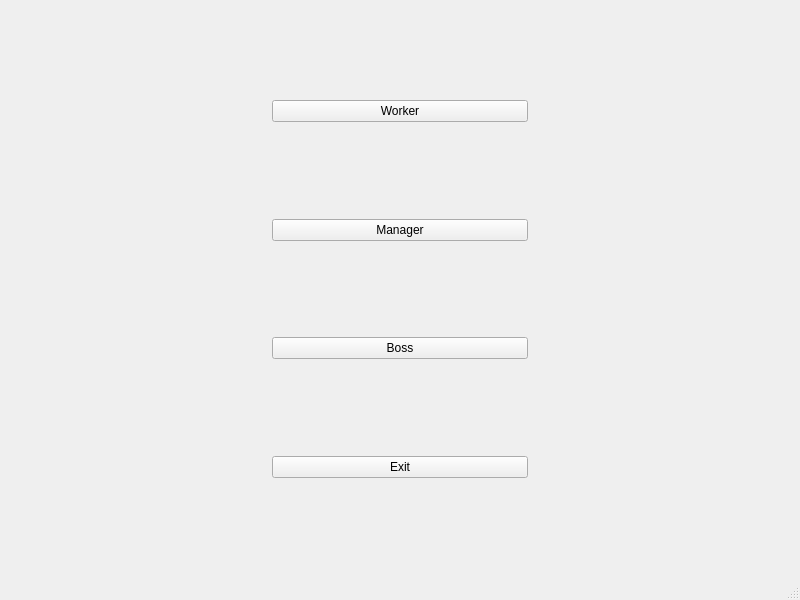
<?xml version="1.0" encoding="UTF-8"?>
<ui version="4.0">
 <class>Basic</class>
 <widget class="QMainWindow" name="Basic">
  <property name="geometry">
   <rect>
    <x>0</x>
    <y>0</y>
    <width>800</width>
    <height>600</height>
   </rect>
  </property>
  <property name="windowTitle">
   <string>Basic</string>
  </property>
  <widget class="QWidget" name="centralwidget">
   <layout class="QGridLayout" name="gridLayout">
    <item row="0" column="0">
     <widget class="QWidget" name="widget" native="true"/>
    </item>
    <item row="0" column="1">
     <layout class="QVBoxLayout" name="verticalLayout">
      <item>
       <spacer name="verticalSpacer">
        <property name="orientation">
         <enum>Qt::Vertical</enum>
        </property>
        <property name="sizeHint" stdset="0">
         <size>
          <width>20</width>
          <height>40</height>
         </size>
        </property>
       </spacer>
      </item>
      <item>
       <widget class="QPushButton" name="WorkerButton">
        <property name="text">
         <string>Worker</string>
        </property>
       </widget>
      </item>
      <item>
       <spacer name="verticalSpacer_5">
        <property name="orientation">
         <enum>Qt::Vertical</enum>
        </property>
        <property name="sizeHint" stdset="0">
         <size>
          <width>20</width>
          <height>40</height>
         </size>
        </property>
       </spacer>
      </item>
      <item>
       <widget class="QPushButton" name="ManagerButton">
        <property name="text">
         <string>Manager</string>
        </property>
       </widget>
      </item>
      <item>
       <spacer name="verticalSpacer_4">
        <property name="orientation">
         <enum>Qt::Vertical</enum>
        </property>
        <property name="sizeHint" stdset="0">
         <size>
          <width>20</width>
          <height>40</height>
         </size>
        </property>
       </spacer>
      </item>
      <item>
       <widget class="QPushButton" name="BossButton">
        <property name="text">
         <string>Boss</string>
        </property>
       </widget>
      </item>
      <item>
       <spacer name="verticalSpacer_3">
        <property name="orientation">
         <enum>Qt::Vertical</enum>
        </property>
        <property name="sizeHint" stdset="0">
         <size>
          <width>20</width>
          <height>40</height>
         </size>
        </property>
       </spacer>
      </item>
      <item>
       <widget class="QPushButton" name="ExitButton">
        <property name="text">
         <string>Exit</string>
        </property>
       </widget>
      </item>
      <item>
       <spacer name="verticalSpacer_2">
        <property name="orientation">
         <enum>Qt::Vertical</enum>
        </property>
        <property name="sizeHint" stdset="0">
         <size>
          <width>20</width>
          <height>40</height>
         </size>
        </property>
       </spacer>
      </item>
     </layout>
    </item>
    <item row="0" column="2">
     <widget class="QWidget" name="widget_2" native="true"/>
    </item>
   </layout>
  </widget>
  <widget class="QMenuBar" name="menubar">
   <property name="geometry">
    <rect>
     <x>0</x>
     <y>0</y>
     <width>800</width>
     <height>21</height>
    </rect>
   </property>
  </widget>
  <widget class="QStatusBar" name="statusbar"/>
 </widget>
 <resources/>
 <connections/>
</ui>
